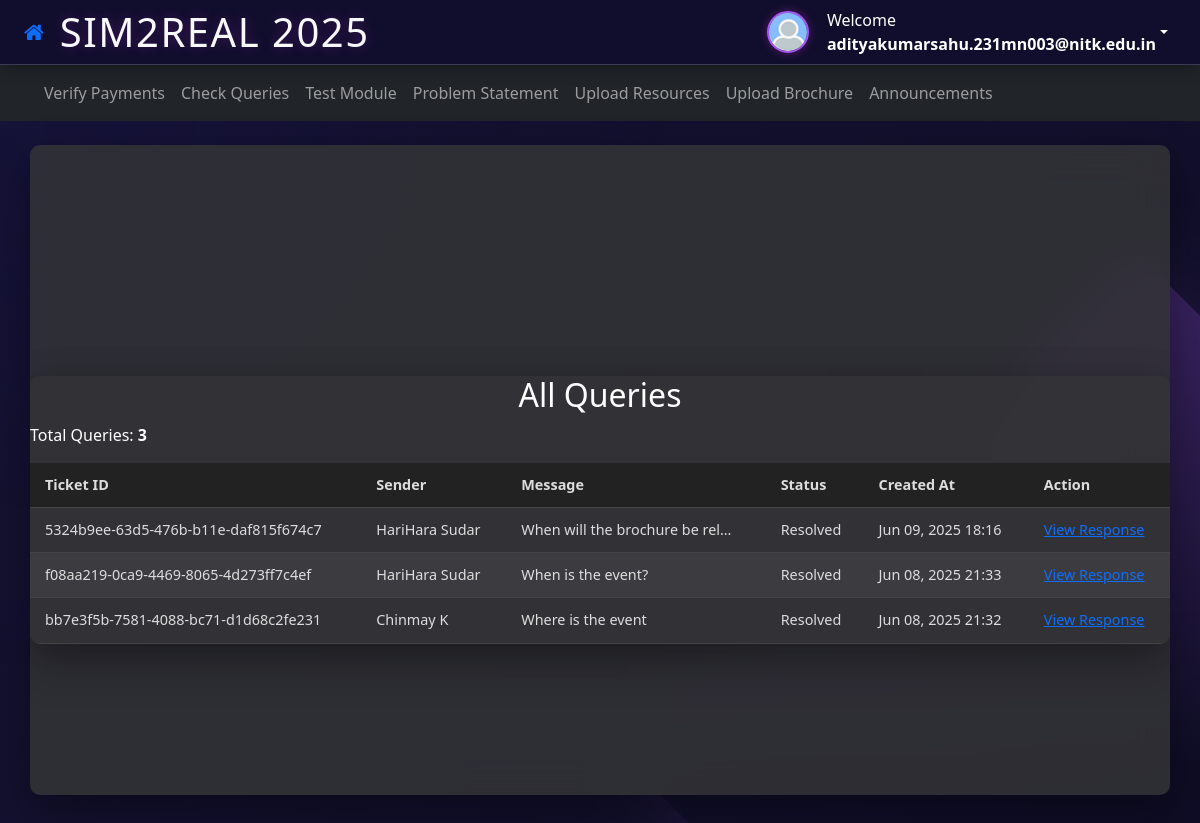
/staff/check/queries/ (signed in), run on the app's committed database.
### queries/models.py (models this page shows, shortened)
class Query(models.Model):
    USER = 'user'
    SPONSOR = 'sponsor'
    sender = models.ForeignKey(User, on_delete=models.CASCADE, null=True, blank=True)  # Optional for sponsors
    name = models.CharField(max_length=100)  # For sponsor queries without login
    email = models.EmailField()
    message = models.TextField()
    response = models.TextField()
    created_at = models.DateTimeField(auto_now_add=True)
    contact = models.CharField(max_length=15, blank=True, null=True)  # optional for users
    organisation = models.CharField(max_length=100, blank=True, null=True)  # only for sponsors
    query_type = models.CharField(max_length=10, default='User')
    resolved = models.BooleanField(default=False)
    ticket=models.UUIDField(default=uuid.uuid4, editable=False, unique=True)
    responded_by = models.ForeignKey(User, on_delete=models.SET_NULL, null=True, blank=True, related_name='responded_queries')

### staff_home/decorators.py (the view)
    def _wrapped_view(request, *args, **kwargs):
        user_role = getattr(request.user, 'userrole', None)
        if not user_role:
            return HttpResponseForbidden("Access Denied")
        if not user_role.is_organiser:
            return redirect("home")
        return view_func(request, *args, **kwargs)

### staff_home/views.py (called while the page is built)
@login_required
@organiser_only
def queries(request):
    queries = Query.objects.all().order_by('-created_at')  # Or filter by some criteria
    total_queries = queries.count()
    context = {
        'queries': queries,
        'total_queries': total_queries,
    }
    return render(request, 'staff_home/check_queries.html', context)

### staff_home/templates/staff_home/check_queries.html (shortened to what this page needs)
{% extends 'staff_home/base.html' %}
{% block content %}
<div class="container">
<h2>All Queries</h2>
<p>Total Queries: <strong>{{ total_queries }}</strong></p>
<table>
  <thead>
    <tr>
      <th>Ticket ID</th>
      <th>Sender</th>
      <th>Message</th>
      <th>Status</th>
      <th>Created At</th>
      <th>Action</th>
    </tr>
  </thead>
  <tbody>
    {% for query in queries %}
      <tr>
        <td>{{ query.ticket }}</td>
        <td>{{ query.name }}</td>
        <td>{{ query.message|truncatechars:30 }}</td>
        <td>{% if query.resolved %}Resolved{% else %}Pending{% endif %}</td>
        <td>{{ query.created_at|date:"M d, Y H:i" }}</td>
        <td>
          {% if not query.resolved %}
            <a href="{% url 'resolve_query' query.ticket %}">Resolve</a>
          {% else %}
            <a href="{% url 'resolve_query' query.ticket %}">View Response</a>
          {% endif %}
        </td>
      </tr>
    {% empty %}
      <tr><td colspan="6">No queries found.</td></tr>
    {% endfor %}
  </tbody>
</table>
</div>
{% endblock %}

### staff_home/templates/staff_home/base.html (shortened to what this page needs)
{% load static %}
<!DOCTYPE html>
<html lang="en">
<head>
<link rel="stylesheet" href="{% static 'team_profile/style.css' %}">
<link rel="stylesheet" href="https://cdnjs.cloudflare.com/ajax/libs/font-awesome/4.7.0/css/font-awesome.min.css">
<link href="https://cdn.jsdelivr.net/npm/bootstrap@5.3.0/dist/css/bootstrap.min.css" rel="stylesheet">
</head>
<body>
<header class="d-flex justify-content-between align-items-center px-4 py-2">
    <div class="d-flex align-items-center">
        <a href="{% url 'home' %}" class="me-3"><i class="fa fa-home fa-lg"></i></a>
        <h1 class="m-0">SIM2REAL 2025</h1>
    </div>
    {% if user.is_authenticated %}
    <div class="d-flex align-items-center">
        <div class="dropdown me-2">
            <a class="d-flex align-items-center text-white text-decoration-none dropdown-toggle" href="#" id="dropdownUser1" data-bs-toggle="dropdown" aria-expanded="false">
                <img src="{% static 'assets/default.png' %}" alt="Profile" class="profile-img">
                <div class="d-flex flex-column ps-2 m-0">
                    <span>Welcome</span>
                    <strong>{{ user.username }}</strong>
                </div>
            </a>
        </div>
    </div>
    {% endif %}
</header>
<nav id="mainNav" class="navbar navbar-expand-md navbar-dark bg-dark d-none d-md-flex px-4">
    <div class="container-fluid">
        <ul class="navbar-nav me-auto mb-2 mb-lg-0">
            <li class="nav-item"><a class="nav-link" href="{% url 'verify_payments' %}">Verify Payments</a></li>
            <li class="nav-item"><a class="nav-link" href="{% url 'respond_queries' %}">Check Queries</a></li>
            <li class="nav-item"><a class="nav-link" href="{% url 'teamprofile' %}">Test Module</a></li>
            <li class="nav-item"><a class="nav-link" href="{% url 'manage_problem_statement' %}">Problem Statement</a></li>
            <li class="nav-item"><a class="nav-link" href="{% url 'manage_resources' %}">Upload Resources</a></li>
            <li class="nav-item"><a class="nav-link" href="{% url 'upload_brochure' %}">Upload Brochure</a></li>
            <li class="nav-item"><a class="nav-link" href="{% url 'make_announcments' %}">Announcements</a></li>
        </ul>
    </div>
</nav>
<div class="content container mt-4">
    {% block content %}{% endblock %}
</div>
</body>
</html>

### team_profile/static/team_profile/style.css (style rules this page uses)
:root { --primary-blue: #007bff; --accent-purple: #8a2be2; --light-purple: #a855f7; --dark-bg-color-1: #0b0a1f; --dark-bg-color-2: #171436; --header-bg: rgba(18, 15, 45, 0.98); --card-bg: rgba(30, 25, 55, 0.96); --border-color: rgba(255, 255, 255, 0.18); --input-bg: rgba(255, 255, 255, 0.08); --input-focus-bg: rgba(255, 255, 255, 0.15); --text-color: #f8f9fa; --text-light: #e0e0e0; --text-disabled: #8b8b8b; --glow-color: #a855f7; --dropdown-bg: rgba(25, 20, 45, 0.98); --dropdown-item-hover: rgba(168, 85, 247, 0.28); --success-color: #28a745; --error-color: #dc3545; --info-color: #17a2b8; --warning-color: #ffc107; }
body { font-family: 'Segoe UI', Arial, sans-serif; margin: 0; padding: 0; line-height: 1.6; background: linear-gradient(-45deg, var(--dark-bg-color-1), var(--dark-bg-color-2), var(--dark-bg-color-1), var(--dark-bg-color-2)); background-size: 400% 400%; animation: gradientAnimation 20s ease infinite; color: var(--text-color); min-height: 100vh; display: flex; flex-direction: column; overflow-x: hidden; position: relative; text-rendering: optimizeLegibility; -webkit-font-smoothing: antialiased; -moz-osx-font-smoothing: grayscale; }
body::before, body::after { content: ''; position: fixed; pointer-events: none; background-repeat: no-repeat; opacity: 0.28; z-index: -1; animation: geometricMovement 30s ease-in-out infinite alternate; will-change: transform, opacity, box-shadow; }
body::before { width: 80vmax; height: 80vmax; background-image: radial-gradient(circle at center, rgba(20, 20, 80, 0.7) 0%, rgba(20, 20, 80, 0) 60%); top: -30vmax; left: -30vmax; transform: rotate(0deg) translate(0, 0); animation-delay: 0s; box-shadow: 0 0 70px rgba(20, 20, 80, 0.4); }
body::after { width: 60vmax; height: 60vmax; background-image: linear-gradient(135deg, var(--light-purple) 0%, rgba(168, 85, 247, 0) 50%); bottom: -25vmax; right: -25vmax; transform: rotate(45deg) translate(0, 0); animation-delay: 10s; box-shadow: 0 0 60px rgba(168, 85, 247, 0.4); }
header { background: var(--header-bg); backdrop-filter: blur(12px); -webkit-backdrop-filter: blur(12px); border-bottom: 1px solid var(--border-color); box-shadow: 0 4px 15px rgba(0,0,0,0.3); padding: 15px 40px; display: flex; justify-content: space-between; align-items: center; color: var(--text-color); position: sticky; top: 0; z-index: 100; }
.profile-img { width: 42px; height: 42px; border-radius: 50%; object-fit: cover; margin-right: 10px; border: 2px solid var(--light-purple); box-shadow: 0 0 8px rgba(156, 39, 176, 0.5); transition: all 0.3s ease; }
.content { flex-grow: 1; padding: 40px 20px; max-width: 900px; margin: 30px auto; position: relative; z-index: 1; background: var(--card-bg); border-radius: 16px; backdrop-filter: blur(20px); -webkit-backdrop-filter: blur(20px); border: 1px solid var(--border-color); box-shadow: 0 12px 40px rgba(0,0,0,0.5), 0 0 25px rgba(156, 39, 176, 0.3); display: flex; flex-direction: column; justify-content: center; min-height: calc(100vh - 150px); }
h1 { color: var(--text-color); font-size: 2.8rem; font-weight: 700; text-align: center; margin-bottom: 35px; letter-spacing: 1.5px; text-shadow: 0 0 12px rgba(156, 39, 176, 0.4); }

### staff_home/templates/staff_home/check_queries.html (style rules this page uses)
.container { color:#fff; background: rgba(51, 51, 55, 0.862); box-shadow: 0 12px 40px 0 rgba(0,0,0,.24), 0 17px 50px 0 rgba(0,0,0,0.19); border-radius: 15px; margin-top: 80px; min-width:470px; height:auto; border-radius:10px; z-index:1; overflow-x:auto; border:none; padding-left: 0px; padding-right: 0px; }
h2 { text-align:center; }
table { width: 100%; border:none; color: #ddd; padding:0; margin:0; font-size: 0.9rem; line-height: 1.4; }
thead tr { background-color: #222; }
th, td { padding: 12px 15px; text-align: left; border-bottom: 1px solid #444; }
tbody tr:nth-child(even) { background-color: rgba(255, 255, 255, 0.05); }

### data on the page
Query: ticket "5324b9ee-63d5-476b-b11e-daf815f674c7", name "HariHara Sudar", message "When will the brochure be rel…", resolved "Resolved", created_at "Jun 09, 2025 18:16"
Query: ticket "f08aa219-0ca9-4469-8065-4d273ff7c4ef", name "HariHara Sudar", message "When is the event?", resolved "Resolved", created_at "Jun 08, 2025 21:33"
Query: ticket "bb7e3f5b-7581-4088-bc71-d1d68c2fe231", name "Chinmay K", message "Where is the event", resolved "Resolved", created_at "Jun 08, 2025 21:32"

### other printed values
{{ user.username }} "adityakumarsahu.231mn003@nitk.edu.in"
{{ total_queries }} "3"
